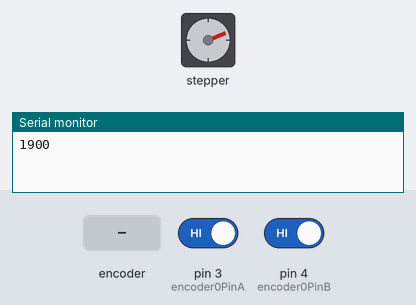
A sketch run on a simulated Arduino Uno, built with avr-gcc and run on an emulated ATmega328P. Shown: stepper motor, the last lines printed to the serial monitor. Wiring (inferred from the names in the program): stepper motor driver (200 steps per turn assumed): step pin 5; direction pin 2; enable pin 8. Inputs (shaded band) come from the test bench; at power-on: pin 3 (encoder0PinA) HIGH, pin 4 (encoder0PinB) HIGH.

Above: at 1.2 s.
1.3 s: rotary encoder on pin 3 (encoder0PinA) / pin 4 (encoder0PinB) turned 1 step (first pin leading)
At 1.66 s:
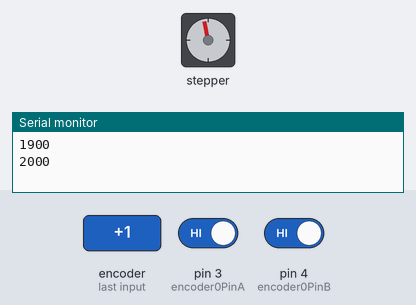
4.3 s: rotary encoder on pin 3 (encoder0PinA) / pin 4 (encoder0PinB) turned 2 steps (second pin leading)
At 4.68 s:
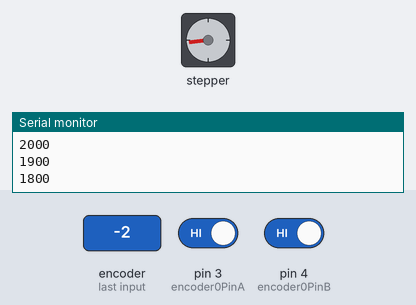
7.7 s: rotary encoder on pin 3 (encoder0PinA) / pin 4 (encoder0PinB) turned 2 steps (second pin leading)
At 7.98 s:
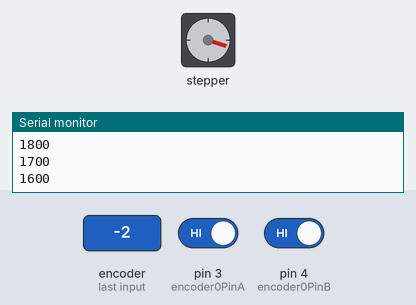
Timing chart, 0 to 20.1 s (numbered marks = the images above; inputs shaded):
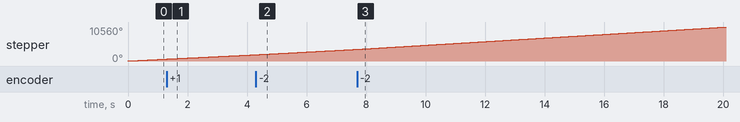

The sketch:

rotary.ino
```cpp
// defines pins numbers

const int stepPin = 5;

const int dirPin = 2;

const int enPin = 8;

//

int val;

int encoder0PinA = 3;

int encoder0PinB = 4;

int encoder0Pos = 0;

int encoder0PinALast = LOW;

int n = LOW;

int maxKnob = 20;

int stepperSpeed = 2000;

int maxSpeed     = 600;

int minSpeed     = 2000;


void setup() {


  Serial.begin(9600);


  pinMode (encoder0PinA, INPUT);

  pinMode (encoder0PinB, INPUT);


  // Sets the two pins as Outputs

  pinMode(stepPin,OUTPUT);

  pinMode(dirPin,OUTPUT);


  pinMode(enPin,OUTPUT);

  digitalWrite(enPin,LOW);


  // Set Dir to Home switch

  digitalWrite(dirPin,HIGH); // Enables the motor to move in a particular direction


}

void loop() {


        motorStep(1);


    getKnob();


}

void motorStep( int MAX){


   for(int x = 0; x < MAX; x++) {

        digitalWrite(stepPin,HIGH);

        delayMicroseconds(stepperSpeed);

        digitalWrite(stepPin,LOW);

        delayMicroseconds(stepperSpeed);

      }


}

void getKnob(){

     n = digitalRead(encoder0PinA);

  if ((encoder0PinALast == LOW) && (n == HIGH)) {

    if (digitalRead(encoder0PinB) == LOW) {

      encoder0Pos--;

    } else {

      encoder0Pos++;

    }

    if( encoder0Pos > maxKnob ){

         encoder0Pos = maxKnob;

    }

    else if( encoder0Pos < 0 ){

         encoder0Pos = 0;

    }


    int r= encoder0Pos * 100;


    r = minSpeed - r;

    r = (r < maxSpeed)?maxSpeed : r;


    stepperSpeed = r;


   // Serial.print (encoder0Pos);

  //  Serial.println();


    Serial.println ( r );

  }

  encoder0PinALast = n;

}
```
